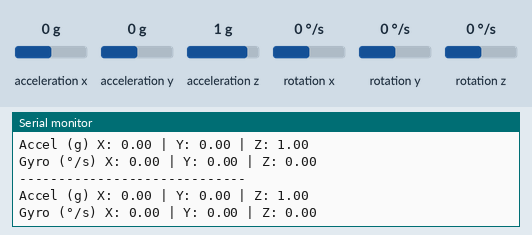
A sketch run on a simulated Arduino Uno, built with avr-gcc and run on an emulated ATmega328P. On the bench: the last lines printed to the serial monitor. Inputs (shaded band) come from the test bench; at power-on: acceleration x 0 g, acceleration y 0 g, acceleration z 1 g, rotation x 0 °/s, rotation y 0 °/s, rotation z 0 °/s.

Above: at 3.2 s.
3.3 s: acceleration x set to -1.4 g
At 3.5 s:
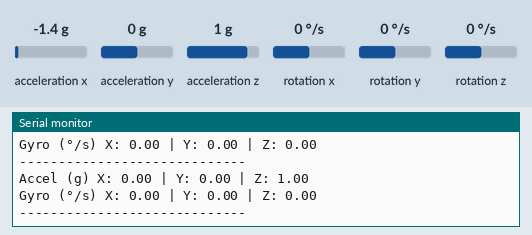
6.4 s: acceleration y set to -1.4 g
At 6.8 s:
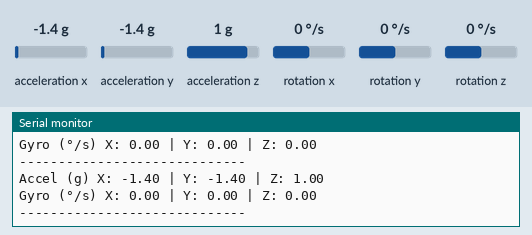
7.9 s: acceleration z set to -1.4 g
At 8.46 s:
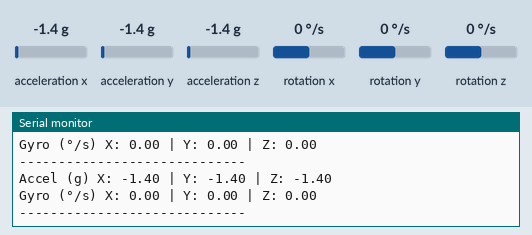
9.4 s: rotation x set to -192 °/s
At 10.12 s:
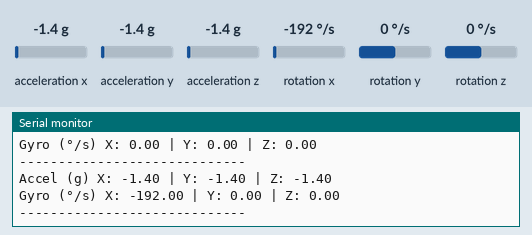
12.5 s: rotation y set to -192 °/s
At 12.9 s:
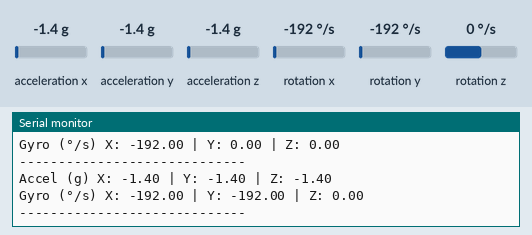

Measured:
- after the input at 6.4 s, the serial monitor: prints a new line at once (image 2)
- after the input at 7.9 s, the serial monitor: prints a new line after 0.18 s (image 3)
- after the input at 9.4 s, the serial monitor: prints a new line after 0.39 s (image 4)
- after the input at 12.5 s, the serial monitor: prints a new line after 0.07 s (image 5)

The sketch:

sketch_aug6a.ino
```cpp
#include <Wire.h>
#include <MPU6050_light.h>

MPU6050 mpu(Wire);

void setup() {
  Serial.begin(9600);
  Wire.begin();

  byte status = mpu.begin();
  Serial.print("MPU6050 status: ");
  Serial.println(status);
  // status = 0 means OK

  if (status != 0) {
    Serial.println("Sensor failed to initialize. Check wiring and power.");
    while (1);
  }

  Serial.println("Calibrating...");
  delay(1000);
  mpu.calcOffsets(); // auto-calibrate
  Serial.println("Calibration complete.");
}

void loop() {
  mpu.update();

  Serial.print("Accel (g) X: ");
  Serial.print(mpu.getAccX());
  Serial.print(" | Y: ");
  Serial.print(mpu.getAccY());
  Serial.print(" | Z: ");
  Serial.println(mpu.getAccZ());

  Serial.print("Gyro (°/s) X: ");
  Serial.print(mpu.getGyroX());
  Serial.print(" | Y: ");
  Serial.print(mpu.getGyroY());
  Serial.print(" | Z: ");
  Serial.println(mpu.getGyroZ());

  Serial.println("-----------------------------");
  delay(500);
}
```
